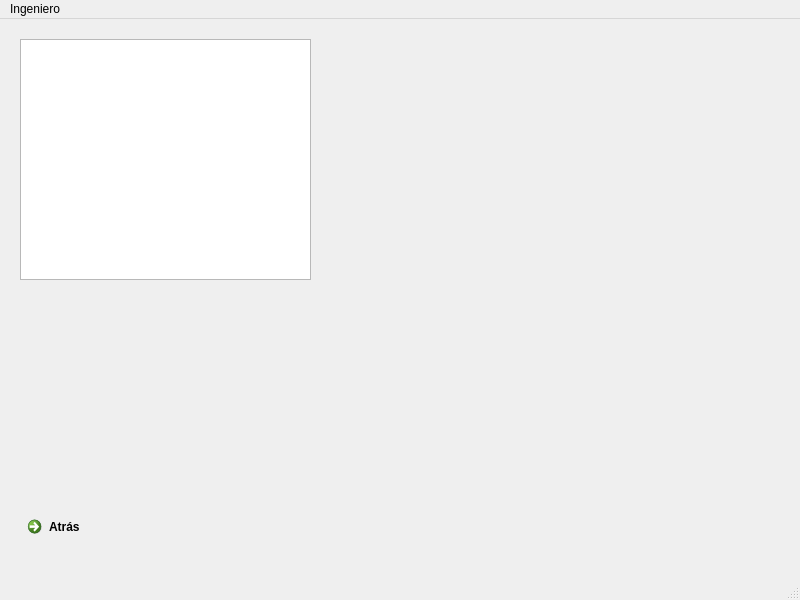
<?xml version="1.0" encoding="UTF-8"?>
<ui version="4.0">
 <class>ingeniero</class>
 <widget class="QMainWindow" name="ingeniero">
  <property name="geometry">
   <rect>
    <x>0</x>
    <y>0</y>
    <width>800</width>
    <height>600</height>
   </rect>
  </property>
  <property name="windowTitle">
   <string>MainWindow</string>
  </property>
  <widget class="QWidget" name="centralwidget">
   <widget class="QListView" name="listView">
    <property name="geometry">
     <rect>
      <x>20</x>
      <y>20</y>
      <width>291</width>
      <height>241</height>
     </rect>
    </property>
   </widget>
   <widget class="QCommandLinkButton" name="commandLinkButton">
    <property name="geometry">
     <rect>
      <x>20</x>
      <y>490</y>
      <width>187</width>
      <height>41</height>
     </rect>
    </property>
    <property name="text">
     <string>Atrás</string>
    </property>
   </widget>
  </widget>
  <widget class="QMenuBar" name="menubar">
   <property name="geometry">
    <rect>
     <x>0</x>
     <y>0</y>
     <width>800</width>
     <height>26</height>
    </rect>
   </property>
   <widget class="QMenu" name="menuingeniero">
    <property name="title">
     <string>Ingeniero</string>
    </property>
   </widget>
   <addaction name="menuingeniero"/>
  </widget>
  <widget class="QStatusBar" name="statusbar"/>
 </widget>
 <resources/>
 <connections/>
</ui>
